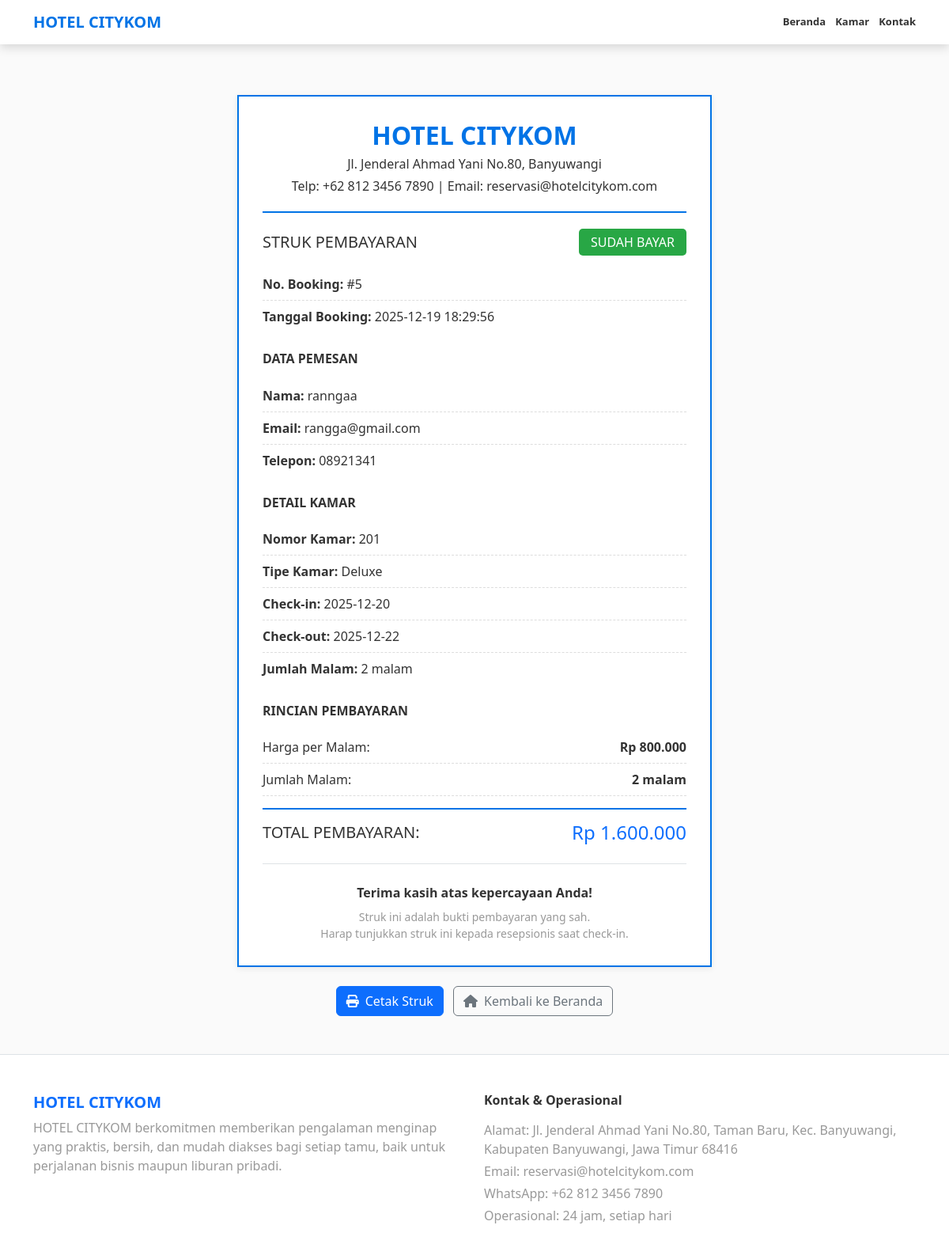
Screenshot of /struk/5 with the database file from the repository.
### tables this page shows
CREATE TABLE booking (
            id_booking INTEGER PRIMARY KEY AUTOINCREMENT,
            id_kamar INTEGER NOT NULL,
            nama TEXT NOT NULL,
            email TEXT,
            telepon TEXT,
            tanggal_checkin TEXT,
            tanggal_checkout TEXT,
            catatan TEXT, status_pembayaran TEXT DEFAULT 'Belum Bayar', tanggal_booking TEXT,
            FOREIGN KEY (id_kamar) REFERENCES kamar (id_kamar)
        );

CREATE TABLE kamar (
            id_kamar INTEGER PRIMARY KEY AUTOINCREMENT,
            nomor_kamar TEXT NOT NULL,
            tipe_kamar TEXT NOT NULL,
            harga_per_malam INTEGER NOT NULL,
            status TEXT NOT NULL,
            deskripsi TEXT,
            filename TEXT
        );

### app.py (the view)
@app.route("/struk/<int:id_booking>")
def struk(id_booking):
    conn = get_db()
    cur = conn.cursor()
    cur.execute("""
        SELECT b.*, k.nomor_kamar, k.tipe_kamar, k.harga_per_malam
        FROM booking b
        JOIN kamar k ON b.id_kamar = k.id_kamar
        WHERE b.id_booking = ?
    """, (id_booking,))
    booking = cur.fetchone()
    conn.close()
    if not booking:
        return redirect(url_for("user_index"))
    tanggal_checkin = booking['tanggal_checkin'] or ''
    tanggal_checkout = booking['tanggal_checkout'] or ''
    jumlah_malam = 1
    if tanggal_checkin and tanggal_checkout:
        try:
            from datetime import datetime
            checkin = datetime.strptime(tanggal_checkin, '%Y-%m-%d')
            checkout = datetime.strptime(tanggal_checkout, '%Y-%m-%d')
            jumlah_malam = max(1, (checkout - checkin).days)
        except:
            jumlah_malam = 1
    total_harga = booking['harga_per_malam'] * jumlah_malam
    return render_template("user/struk.html", booking=booking, jumlah_malam=jumlah_malam, total_harga=total_harga)

### app.py (called while the page is built)
@app.template_filter("rupiah")
def rupiah_filter(value):
    try:
        amount = float(value)
    except (TypeError, ValueError):
        return value
    return ("Rp " + format(int(round(amount)), ",")).replace(",", ".")

def get_db():
    conn = sqlite3.connect(DB_FILE)
    conn.row_factory = sqlite3.Row
    return conn

### templates/user/struk.html (shortened to what this page needs)
<!DOCTYPE html>
<html lang="id">
<head>
<link href="https://cdn.jsdelivr.net/npm/bootstrap@5.3.0/dist/css/bootstrap.min.css" rel="stylesheet">
<link rel="stylesheet" href="https://cdnjs.cloudflare.com/ajax/libs/font-awesome/6.4.0/css/all.min.css">
<link rel="stylesheet" href="{{ url_for('static', filename='css/theme.css') }}">
</head>
<body>
<nav class="navbar p-2 no-print">
  <div class="container d-flex align-items-center justify-content-between gap-2">
    <span class="navbar-brand fw-bold fs-5 mb-0">HOTEL CITYKOM</span>
    <div class="navbar-links d-none d-md-flex align-items-center">
      <a href="{{ url_for('user_index') }}">Beranda</a>
      <a href="{{ url_for('user_rooms') }}">Kamar</a>
      <a href="{{ url_for('contact') }}">Kontak</a>
    </div>
  </div>
</nav>
<div class="container mt-5 mb-5">
  <div class="row justify-content-center">
    <div class="col-lg-8">
      <div class="struk-container shadow-sm">
        <div class="struk-header">
          <h2 class="fw-bold">HOTEL CITYKOM</h2>
          <p class="mb-1">Jl. Jenderal Ahmad Yani No.80, Banyuwangi</p>
          <p class="mb-0">Telp: +62 812 3456 7890 | Email: reservasi@hotelcitykom.com</p>
        </div>
        <div class="mb-4">
          <div class="d-flex justify-content-between align-items-center mb-3">
            <h5 class="mb-0">STRUK PEMBAYARAN</h5>
            <span class="badge-success">SUDAH BAYAR</span>
          </div>
          <div class="struk-item">
            <strong>No. Booking:</strong> #{{ booking['id_booking'] }}
          </div>
          <div class="struk-item">
            <strong>Tanggal Booking:</strong> {{ booking['tanggal_booking'] or 'N/A' }}
          </div>
        </div>
        <div class="mb-4">
          <h6 class="fw-bold mb-3">DATA PEMESAN</h6>
          <div class="struk-item">
            <strong>Nama:</strong> {{ booking['nama'] }}
          </div>
          {% if booking['email'] %}
          <div class="struk-item">
            <strong>Email:</strong> {{ booking['email'] }}
          </div>
          {% endif %}
          {% if booking['telepon'] %}
          <div class="struk-item">
            <strong>Telepon:</strong> {{ booking['telepon'] }}
          </div>
          {% endif %}
        </div>
        <div class="mb-4">
          <h6 class="fw-bold mb-3">DETAIL KAMAR</h6>
          <div class="struk-item">
            <strong>Nomor Kamar:</strong> {{ booking['nomor_kamar'] }}
          </div>
          <div class="struk-item">
            <strong>Tipe Kamar:</strong> {{ booking['tipe_kamar'] }}
          </div>
          <div class="struk-item">
            <strong>Check-in:</strong> {{ booking['tanggal_checkin'] or 'Belum ditentukan' }}
          </div>
          <div class="struk-item">
            <strong>Check-out:</strong> {{ booking['tanggal_checkout'] or 'Belum ditentukan' }}
          </div>
          <div class="struk-item">
            <strong>Jumlah Malam:</strong> {{ jumlah_malam }} malam
          </div>
        </div>
        <div class="mb-4">
          <h6 class="fw-bold mb-3">RINCIAN PEMBAYARAN</h6>
          <div class="struk-item d-flex justify-content-between">
            <span>Harga per Malam:</span>
            <strong>{{ booking['harga_per_malam']|rupiah }}</strong>
          </div>
          <div class="struk-item d-flex justify-content-between">
            <span>Jumlah Malam:</span>
            <strong>{{ jumlah_malam }} malam</strong>
          </div>
          <div class="struk-total d-flex justify-content-between align-items-center">
            <h5 class="mb-0">TOTAL PEMBAYARAN:</h5>
            <h4 class="mb-0 text-primary">{{ total_harga|rupiah }}</h4>
          </div>
        </div>
        <div class="text-center mt-4 pt-4 border-top">
          <p class="mb-2"><strong>Terima kasih atas kepercayaan Anda!</strong></p>
          <p class="small text-muted mb-0">
            Struk ini adalah bukti pembayaran yang sah.<br>
            Harap tunjukkan struk ini kepada resepsionis saat check-in.
          </p>
        </div>
      </div>
      <div class="text-center mt-4 no-print">
        <button onclick="window.print()" class="btn btn-primary me-2">
          <i class="fa-solid fa-print me-2"></i>Cetak Struk
        </button>
        <a href="{{ url_for('user_index') }}" class="btn btn-outline-secondary">
          <i class="fa-solid fa-home me-2"></i>Kembali ke Beranda
        </a>
      </div>
    </div>
  </div>
</div>
<footer class="bg-light text-dark pt-5 pb-3 mt-5 border-top no-print">
  <div class="container">
    <div class="row gy-4">
      <div class="col-12 col-md-6">
        <h5 class="fw-bold text-primary mb-2">HOTEL CITYKOM</h5>
        <p class="mb-0 text-muted">
          HOTEL CITYKOM berkomitmen memberikan pengalaman menginap yang praktis, bersih, dan mudah diakses bagi setiap tamu, baik untuk perjalanan bisnis maupun liburan pribadi.
        </p>
      </div>
      <div class="col-12 col-md-6">
        <h6 class="fw-semibold mb-3">Kontak & Operasional</h6>
        <p class="mb-1 text-muted">Alamat: Jl. Jenderal Ahmad Yani No.80, Taman Baru, Kec. Banyuwangi, Kabupaten Banyuwangi, Jawa Timur 68416</p>
        <p class="mb-1 text-muted">Email: <a href="mailto:reservasi@hotelcitykom.com" class="text-decoration-none text-muted">reservasi@hotelcitykom.com</a></p>
        <p class="mb-1 text-muted">WhatsApp: <a href="https://wa.me/6281234567890" class="text-decoration-none text-muted">+62 812 3456 7890</a></p>
        <p class="mb-2 text-muted">Operasional: 24 jam, setiap hari</p>
      </div>
    </div>
  </div>
</footer>
</body>
</html>

### static/css/theme.css (style rules this page uses)
:root { --bg-primary: #fafafa; --bg-secondary: #ffffff; --bg-tertiary: #f5f5f5; --text-primary: #333333; --text-secondary: #666666; --text-muted: #999999; --border-color: #e0e0e0; --border-dark: #cccccc; --shadow-sm: rgba(0, 0, 0, 0.08); --shadow-md: rgba(0, 0, 0, 0.12); --shadow-lg: rgba(0, 0, 0, 0.15); --accent-color: #0073e6; --accent-hover: #005bb5; --navbar-bg: rgba(255, 255, 255, 0.95); --card-bg: #ffffff; --input-bg: #ffffff; --input-border: #e0e0e0; --bottom-nav-bg: #ffffff; --bottom-nav-border: #e0e0e0; }
body { background-color: var(--bg-primary); color: var(--text-primary); transition: background-color 0.3s ease, color 0.3s ease; }
.navbar { background: var(--navbar-bg) !important; border-bottom-color: var(--border-dark) !important; }
.navbar-brand { color: var(--accent-color) !important; }
.navbar-links a { color: var(--text-primary) !important; }
.text-muted { color: var(--text-muted) !important; }
footer { background-color: var(--card-bg) !important; color: var(--text-secondary); border-top-color: var(--border-color) !important; }
footer a { color: var(--text-muted); }
.bg-light { background-color: var(--card-bg) !important; }
.text-dark { color: var(--text-primary) !important; }
.shadow-sm { box-shadow: 0 2px 8px var(--shadow-sm) !important; }

### templates/user/struk.html (style rules this page uses)
body { padding-top: 72px; }
.navbar { position: fixed; top: 0; left: 0; right: 0; z-index: 1200; box-shadow: 0 4px 12px var(--shadow-lg); }
.navbar-links a { text-decoration: none; font-weight: 600; font-size: 13px; margin-left: 12px; }
@media (min-width: 768px) { body { padding-bottom: 0 !important; } }
.struk-container { max-width: 600px; margin: 0 auto; background: white; padding: 30px; border: 2px solid #0073e6; }
.struk-header { text-align: center; border-bottom: 2px solid #0073e6; padding-bottom: 20px; margin-bottom: 20px; }
.struk-header h2 { color: #0073e6; margin-bottom: 5px; }
.struk-item { padding: 8px 0; border-bottom: 1px dashed #ddd; }
.struk-item:last-child { border-bottom: none; }
.struk-total { border-top: 2px solid #0073e6; padding-top: 15px; margin-top: 15px; }
.badge-success { background-color: #28a745; color: white; padding: 5px 15px; border-radius: 5px; }

### rows the page displays
booking: id_booking "5", tanggal_booking "2025-12-19 18:29:56", nama "ranngaa", email "rangga@gmail.com", telepon "08921341", tanggal_checkin "2025-12-20", tanggal_checkout "2025-12-22"
kamar: nomor_kamar "201", tipe_kamar "Deluxe", harga_per_malam|rupiah "Rp 800.000"

### other values shown
{{ jumlah_malam }} "2"
{{ total_harga|rupiah }} "Rp 1.600.000"
